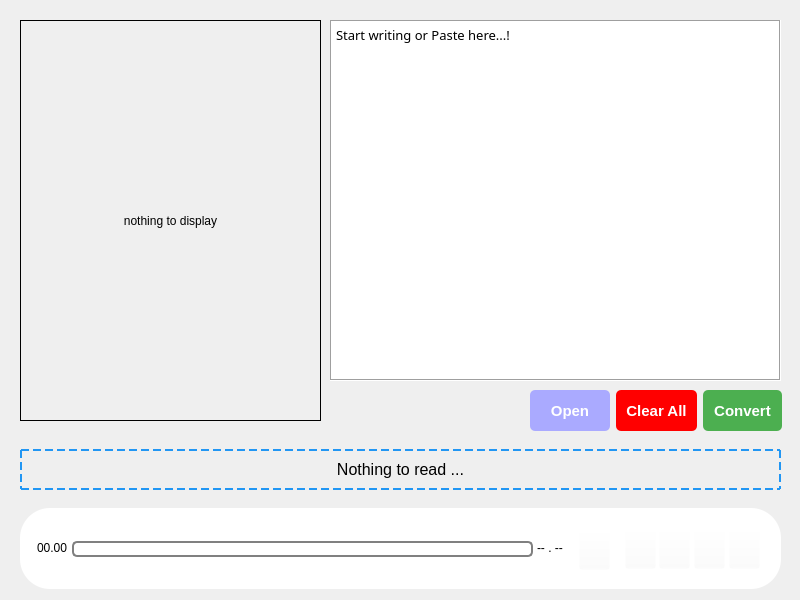
<?xml version="1.0" encoding="UTF-8"?>
<ui version="4.0">
 <class>MainWindow</class>
 <widget class="QMainWindow" name="MainWindow">
  <property name="geometry">
   <rect>
    <x>0</x>
    <y>0</y>
    <width>800</width>
    <height>600</height>
   </rect>
  </property>
  <property name="windowTitle">
   <string>MainWindow</string>
  </property>
  <widget class="QWidget" name="centralwidget">
   <widget class="QLabel" name="label">
    <property name="geometry">
     <rect>
      <x>20</x>
      <y>20</y>
      <width>301</width>
      <height>401</height>
     </rect>
    </property>
    <property name="frameShape">
     <enum>QFrame::Box</enum>
    </property>
    <property name="text">
     <string>nothing to display</string>
    </property>
    <property name="scaledContents">
     <bool>false</bool>
    </property>
    <property name="alignment">
     <set>Qt::AlignCenter</set>
    </property>
   </widget>
   <widget class="QPlainTextEdit" name="User_input">
    <property name="geometry">
     <rect>
      <x>330</x>
      <y>20</y>
      <width>451</width>
      <height>361</height>
     </rect>
    </property>
    <property name="font">
     <font>
      <family>Myriad Pro</family>
      <pointsize>10</pointsize>
     </font>
    </property>
    <property name="styleSheet">
     <string notr="true">QplainTextEdit{
	background-color: rgb(255, 255, 255);
	padding: 10px; 
	border-radius: 20px;
}</string>
    </property>
    <property name="frameShape">
     <enum>QFrame::Box</enum>
    </property>
    <property name="plainText">
     <string>Start writing or Paste here...!</string>
    </property>
   </widget>
   <widget class="QWidget" name="layoutWidget_2">
    <property name="geometry">
     <rect>
      <x>530</x>
      <y>390</y>
      <width>252</width>
      <height>41</height>
     </rect>
    </property>
    <layout class="QHBoxLayout" name="horizontalLayout_2">
     <item>
      <widget class="QPushButton" name="open_button">
       <property name="sizePolicy">
        <sizepolicy hsizetype="Preferred" vsizetype="Preferred">
         <horstretch>0</horstretch>
         <verstretch>0</verstretch>
        </sizepolicy>
       </property>
       <property name="font">
        <font>
         <pointsize>11</pointsize>
         <weight>75</weight>
         <bold>true</bold>
        </font>
       </property>
       <property name="styleSheet">
        <string notr="true">QPushButton { 
background-color :rgb(170, 170, 255);
color: white; 
border: none; 
padding: 10px; 
border-radius: 5px;
 }

</string>
       </property>
       <property name="text">
        <string>Open</string>
       </property>
      </widget>
     </item>
     <item>
      <widget class="QPushButton" name="Clear_all_button_2">
       <property name="sizePolicy">
        <sizepolicy hsizetype="Preferred" vsizetype="Preferred">
         <horstretch>0</horstretch>
         <verstretch>0</verstretch>
        </sizepolicy>
       </property>
       <property name="font">
        <font>
         <pointsize>11</pointsize>
         <weight>75</weight>
         <bold>true</bold>
        </font>
       </property>
       <property name="styleSheet">
        <string notr="true">QPushButton { 
background-color: rgb(255, 0, 0);
color: white; 
border: none; 
padding: 10px; 
border-radius: 5px;
 }</string>
       </property>
       <property name="text">
        <string>Clear All</string>
       </property>
      </widget>
     </item>
     <item>
      <widget class="QPushButton" name="Convert_button_2">
       <property name="sizePolicy">
        <sizepolicy hsizetype="Preferred" vsizetype="Preferred">
         <horstretch>0</horstretch>
         <verstretch>0</verstretch>
        </sizepolicy>
       </property>
       <property name="font">
        <font>
         <pointsize>11</pointsize>
         <weight>75</weight>
         <bold>true</bold>
        </font>
       </property>
       <property name="styleSheet">
        <string notr="true">QPushButton { 
background-color: #4CAF50; 
color: white; 
border: none; 
padding: 10px; 
border-radius: 5px; 
}</string>
       </property>
       <property name="text">
        <string>Convert</string>
       </property>
      </widget>
     </item>
    </layout>
   </widget>
   <widget class="QLabel" name="current_text_2">
    <property name="geometry">
     <rect>
      <x>20</x>
      <y>449</y>
      <width>761</width>
      <height>41</height>
     </rect>
    </property>
    <property name="font">
     <font>
      <pointsize>12</pointsize>
     </font>
    </property>
    <property name="styleSheet">
     <string notr="true">QLabel { 
border: 2px dashed #2196F3; 
 border-radius: 30px; 
padding: 10px; 
}</string>
    </property>
    <property name="text">
     <string>Nothing to read ...</string>
    </property>
    <property name="alignment">
     <set>Qt::AlignCenter</set>
    </property>
    <property name="margin">
     <number>-3</number>
    </property>
   </widget>
   <widget class="QFrame" name="frame_3">
    <property name="geometry">
     <rect>
      <x>20</x>
      <y>508</y>
      <width>761</width>
      <height>81</height>
     </rect>
    </property>
    <property name="styleSheet">
     <string notr="true">QFrame {
 border-radius: 30px; 
background-color: #FFFFFF; 
}</string>
    </property>
    <property name="frameShape">
     <enum>QFrame::StyledPanel</enum>
    </property>
    <property name="frameShadow">
     <enum>QFrame::Raised</enum>
    </property>
    <widget class="QPushButton" name="Play_button_2">
     <property name="geometry">
      <rect>
       <x>605</x>
       <y>20</y>
       <width>31</width>
       <height>41</height>
      </rect>
     </property>
     <property name="styleSheet">
      <string notr="true">background-color: rgba(255, 255, 255, 0);</string>
     </property>
     <property name="text">
      <string/>
     </property>
     <property name="icon">
      <iconset>
       <normaloff>../assets/play.png</normaloff>../assets/play.png</iconset>
     </property>
     <property name="iconSize">
      <size>
       <width>34</width>
       <height>31</height>
      </size>
     </property>
    </widget>
    <widget class="QPushButton" name="Stop_button_2">
     <property name="geometry">
      <rect>
       <x>674</x>
       <y>20</y>
       <width>31</width>
       <height>41</height>
      </rect>
     </property>
     <property name="styleSheet">
      <string notr="true">background-color: rgba(255, 255, 255, 0);</string>
     </property>
     <property name="text">
      <string/>
     </property>
     <property name="icon">
      <iconset>
       <normaloff>../assets/stop.png</normaloff>../assets/stop.png</iconset>
     </property>
     <property name="iconSize">
      <size>
       <width>39</width>
       <height>33</height>
      </size>
     </property>
    </widget>
    <widget class="QPushButton" name="Rewind_button_2">
     <property name="geometry">
      <rect>
       <x>709</x>
       <y>20</y>
       <width>31</width>
       <height>41</height>
      </rect>
     </property>
     <property name="styleSheet">
      <string notr="true">background-color: rgba(255, 255, 255, 0);</string>
     </property>
     <property name="text">
      <string/>
     </property>
     <property name="icon">
      <iconset>
       <normaloff>../assets/rewind-button.png</normaloff>../assets/rewind-button.png</iconset>
     </property>
     <property name="iconSize">
      <size>
       <width>39</width>
       <height>33</height>
      </size>
     </property>
    </widget>
    <widget class="QPushButton" name="Pause_button_2">
     <property name="geometry">
      <rect>
       <x>639</x>
       <y>20</y>
       <width>31</width>
       <height>41</height>
      </rect>
     </property>
     <property name="styleSheet">
      <string notr="true">background-color: rgba(255, 255, 255, 0);</string>
     </property>
     <property name="text">
      <string/>
     </property>
     <property name="icon">
      <iconset>
       <normaloff>../assets/pause.png</normaloff>../assets/pause.png</iconset>
     </property>
     <property name="iconSize">
      <size>
       <width>39</width>
       <height>33</height>
      </size>
     </property>
    </widget>
    <widget class="QProgressBar" name="progressBar_2">
     <property name="geometry">
      <rect>
       <x>52</x>
       <y>33</y>
       <width>461</width>
       <height>16</height>
      </rect>
     </property>
     <property name="mouseTracking">
      <bool>true</bool>
     </property>
     <property name="tabletTracking">
      <bool>true</bool>
     </property>
     <property name="acceptDrops">
      <bool>true</bool>
     </property>
     <property name="styleSheet">
      <string notr="true">QProgressBar {
                border: 2px solid grey;
                border-radius: 5px;
                background-color: #FFFFFF;
            }
            QProgressBar::chunk {
                background-color: #2196F3;
                width: 10px;
            }
            QProgressBar::sub-page {
                background-image: url('ball.png');
            }</string>
     </property>
     <property name="value">
      <number>0</number>
     </property>
     <property name="textVisible">
      <bool>false</bool>
     </property>
     <property name="format">
      <string/>
     </property>
    </widget>
    <widget class="QLabel" name="label_4">
     <property name="geometry">
      <rect>
       <x>17</x>
       <y>32</y>
       <width>31</width>
       <height>16</height>
      </rect>
     </property>
     <property name="font">
      <font>
       <pointsize>9</pointsize>
      </font>
     </property>
     <property name="text">
      <string>00.00</string>
     </property>
    </widget>
    <widget class="QLabel" name="label_5">
     <property name="geometry">
      <rect>
       <x>517</x>
       <y>32</y>
       <width>31</width>
       <height>16</height>
      </rect>
     </property>
     <property name="font">
      <font>
       <pointsize>9</pointsize>
      </font>
     </property>
     <property name="text">
      <string>-- . --</string>
     </property>
    </widget>
    <widget class="QPushButton" name="Save_button_2">
     <property name="geometry">
      <rect>
       <x>559</x>
       <y>21</y>
       <width>31</width>
       <height>41</height>
      </rect>
     </property>
     <property name="styleSheet">
      <string notr="true">background-color: rgba(255, 255, 255, 0);</string>
     </property>
     <property name="text">
      <string/>
     </property>
     <property name="icon">
      <iconset>
       <normaloff>../assets/save.png</normaloff>../assets/save.png</iconset>
     </property>
     <property name="iconSize">
      <size>
       <width>34</width>
       <height>28</height>
      </size>
     </property>
    </widget>
   </widget>
  </widget>
 </widget>
 <resources/>
 <connections/>
</ui>
